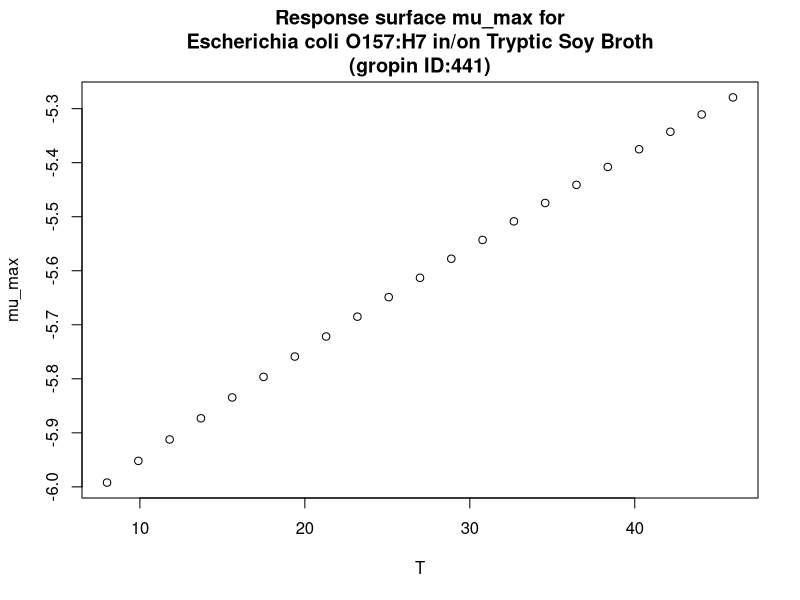

This chart was generated by the following R code:
#############################
# start of Parameter script
#############################
T <- seq(8.008,45.954045954046,length.out=21)
#############################
# end of Parameter script
#############################
############################# 
# start of Model script Gropin ID 441 
#############################
 
# constant coefficients for this model
 
variables <- data.frame(T)
argumentsPar <- expand.grid(variables)
 
# heart of the model
response_surface <- function(T) {
   mumax <-(-14000/(8.3144261*(T+273)))

return(mumax=mumax)
} 

# output parameters
mumax <- cbind(argumentsPar,response_surface(argumentsPar['T']))
colnames(mumax) <- c(colnames(argumentsPar),'mumax')
#############################
# End of Model script
#############################
############################# 
# start of Visualisation script Gropin ID 441 
#############################
plot(T,mumax$mumax,
                          xlab='T',
                          ylab='mu_max',main='Response surface mu_max for
Escherichia coli O157:H7 in/on Tryptic Soy Broth
(gropin ID:441)')
#############################
# End of Visualisation script
#############################
